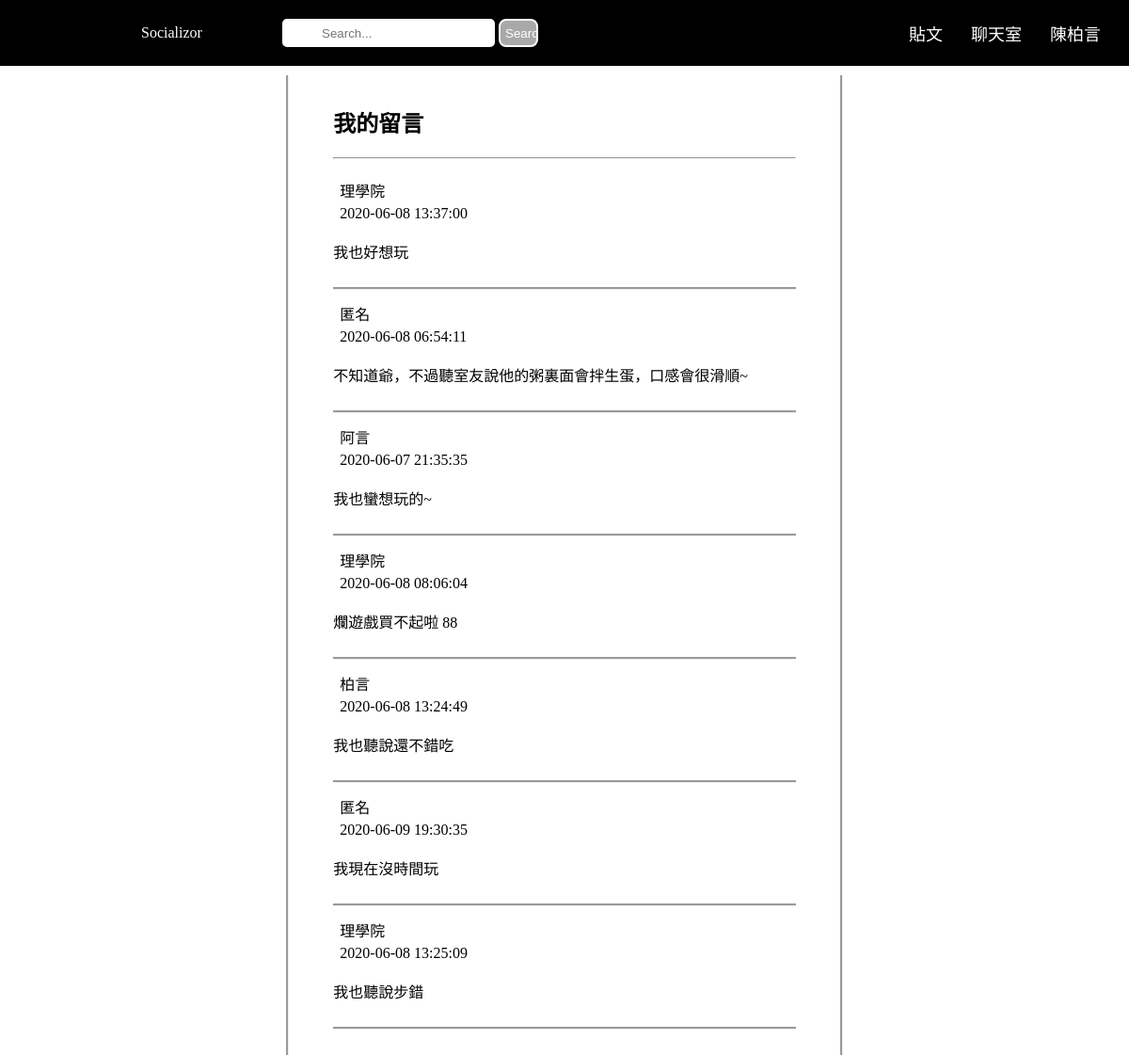
The app's page /mycomments.php (signed in) with its own data.
### tables this page shows
CREATE TABLE `member` (
  `mId` char(100) NOT NULL,
  `name` char(50) NOT NULL,
  `nickname` char(50) NOT NULL,
  `email` char(100) NOT NULL,
  `mpsw` char(50) NOT NULL,
  `gender` char(50) NOT NULL,
  `dep` char(50) NOT NULL,
  `verification` int(50) NOT NULL,
  `image` longblob NOT NULL
);

CREATE TABLE `comment` (
  `cId` char(100) NOT NULL,
  `post` char(100) NOT NULL,
  `cident` char(100) NOT NULL,
  `maker` char(100) NOT NULL,
  `ccontent` varchar(10000) NOT NULL,
  `cTime` timestamp NOT NULL DEFAULT current_timestamp() ON UPDATE current_timestamp()
);

### mycomments.php (the view, shortened to what this page needs)
<!DOCTYPE html>
<?php
    $user = $_SESSION['user'];
    include("connection.php");
    mysqli_set_charset($db_link,'utf8');
    $query = "SELECT * FROM member WHERE mId = '$user' ";
    $result = mysqli_query($db_link, $query);
    $row_result = mysqli_fetch_assoc($result);
?>
<html lang="en">
<head>
  <link rel="stylesheet" type="text/css" href="web.css">
</head>
<body>
    <div class="header">
        <div class="headerlogo">
            <a href="user.php">Socializor</a>
        </div>
        <form class="headersearch">
            <input class="search" type="text" name="search" placeholder="Search...">
            <input class="submit" type="submit" value="Search">
        </form>
        <div class="headerlogined" >
            <ul>
                <li><a href="writepost.php">貼文</a></li>
                <li><a href="chatroom.php">聊天室</a></li>
                <li id="username" onclick="openuserinfo()"><?php echo $row_result['name'];?></li>
            </ul>
        </div>
    </div>
    <div class="userupdate" id="userupdate">
        <h2>我的留言</h2>
        <hr>
        <?php
            $query1 = "SELECT * FROM comment WHERE maker = '$user' ";
            $comments = mysqli_query($db_link, $query1);
            while ($comment = mysqli_fetch_assoc($comments)) {
                echo "<div class='mycomment' onclick='createmodal(".$comment['cId'].")'>";
                    echo "<table class='commenttable'>";
                        echo "<tr>";
                            echo "<td rowspan='2'></td>";
                            echo "<td>".$comment['cident']."</td>";
                        echo "</tr>";
                        echo "<tr>";
                            echo "<td>".$comment['cTime']."</td>";
                        echo "</tr>";
                    echo "</table>";
                    echo "<p>".$comment['ccontent']."<p>";
                echo "</div>";
            }
        ?>
    </div>
</body>
</html>

### web.css (style rules this page uses)
body { font-family: Microsoft JhengHei; }
.header { position: fixed; z-index: 1; top: 0; left: 0; width: 100%; height: 70px; background-color: black; display: -webkit-flex; display: flex; -webkit-align-items: center; align-items: center; }
.header a { text-decoration: none; color: white; }
.headerlogo { box-sizing: border-box; display: inline-block; width: 25%; padding-left: 12.5%; }
.headersearch { display: inline-block; width: 50%; }
.headerlogined { display: inline-block; width: 25%; }
.headerlogined li { display: inline-block; margin-left: 10%; color: white; font-size: 18px; }
.mycomment { box-sizing: border-box; padding: 10px 0; border-style: none none groove none; }
.commenttable { border-style: none; }
.userupdate { box-sizing: border-box; margin-top: 80px; margin-left: 25%; margin-right: 25%; height: 100%; padding: 1% 4% 5% 4%; border-style: none groove none groove; background-color: white; }
input.search { box-sizing: border-box; height: 30px; border-radius: 5px; border: 2px solid white; padding: 5px 5px 5px 40px; background-image: url('projectimages/searchicon.png'); background-position: 3px; background-repeat: no-repeat; transition: width ease-in-out; }
input.submit { box-sizing: border-box; height: 30px; width: 7%; border-radius: 8px; color: white; background-color: darkgray; border: 2px solid white; padding: 5px; cursor: pointer; }

### records on screen
member: name "陳柏言"
comment: cident "理學院", cTime "2020-06-08 13:37:00", ccontent "我也好想玩"
comment: cident "匿名", cTime "2020-06-08 06:54:11", ccontent "不知道爺，不過聽室友說他的粥裏面會拌生蛋，口感會很滑順~"
comment: cident "阿言", cTime "2020-06-07 21:35:35", ccontent "我也蠻想玩的~"
comment: cident "理學院", cTime "2020-06-08 08:06:04", ccontent "爛遊戲買不起啦 88"
comment: cident "柏言", cTime "2020-06-08 13:24:49", ccontent "我也聽說還不錯吃"
comment: cident "匿名", cTime "2020-06-09 19:30:35", ccontent "我現在沒時間玩"
comment: cident "理學院", cTime "2020-06-08 13:25:09", ccontent "我也聽說步錯"
